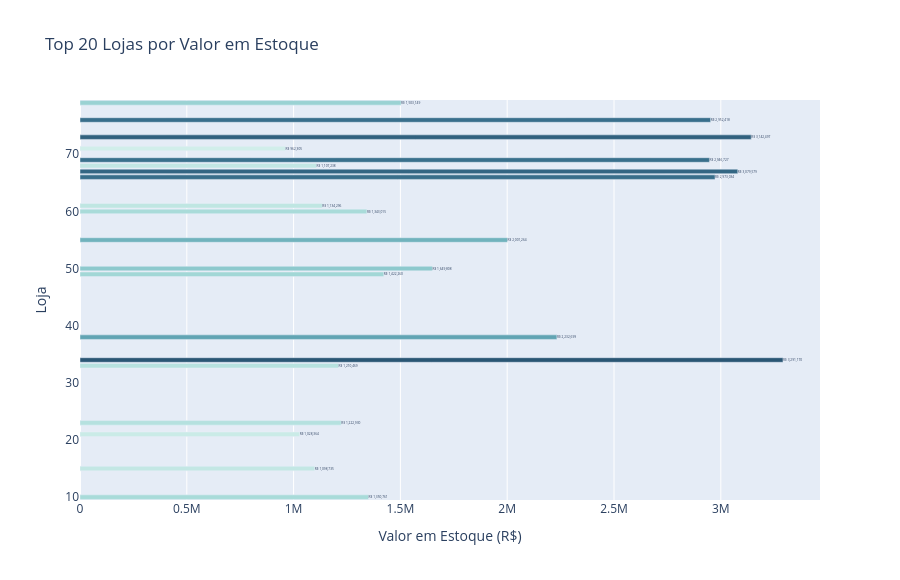

Write notebook code for a chart like this one.
### Markdown cell above
## 4. Distribuicao do Estoque por Loja

### Code cell
por_loja = beg.groupby('Store').agg(
    Produtos=('Brand', 'nunique'),
    Unidades=('onHand', 'sum'),
    Valor=('ValorEstoque', 'sum')
).reset_index().sort_values('Valor', ascending=False)

fig = px.bar(
    por_loja.head(20).sort_values('Valor'),
    x='Valor', y='Store',
    orientation='h',
    text='Valor',
    color='Valor',
    color_continuous_scale='Teal',
    title='Top 20 Lojas por Valor em Estoque',
    labels={'Store': 'Loja', 'Valor': 'Valor em Estoque (R$)'}
)
fig.update_traces(texttemplate='R$ %{text:,.0f}', textposition='outside')
fig.update_layout(height=580, coloraxis_showscale=False)
fig.show()

### Figure 1 — Plotly figure (JSON) as saved in the notebook; plotly's stock layout.template omitted (floating-point values rounded to 4 significant figures)
{"data": [{"hovertemplate": "Valor em Estoque (R$)=%{marker.color}<br>Loja=%{y}<extra></extra>", "legendgroup": "", "marker": {"color": [962300.0, 1028000.0, 1099000.0, 1107000.0, 1134000.0, 1210000.0, 1223000.0, 1343000.0, 1351000.0, 1422000.0, 1503000.0, 1650000.0, 2001000.0, 2233000.0, 2947000.0, 2952000.0, 2973000.0, 3080000.0, 3142000.0, 3291000.0], "coloraxis": "coloraxis", "pattern": {"shape": ""}}, "name": "", "orientation": "h", "showlegend": false, "text": [962300.0, 1028000.0, 1099000.0, 1107000.0, 1134000.0, 1210000.0, 1223000.0, 1343000.0, 1351000.0, 1422000.0, 1503000.0, 1650000.0, 2001000.0, 2233000.0, 2947000.0, 2952000.0, 2973000.0, 3080000.0, 3142000.0, 3291000.0], "textposition": "outside", "texttemplate": "R$ %{text:,.0f}", "type": "bar", "x": [962300.0, 1028000.0, 1099000.0, 1107000.0, 1134000.0, 1210000.0, 1223000.0, 1343000.0, 1351000.0, 1422000.0, 1503000.0, 1650000.0, 2001000.0, 2233000.0, 2947000.0, 2952000.0, 2973000.0, 3080000.0, 3142000.0, 3291000.0], "xaxis": "x", "y": [71, 21, 15, 68, 61, 33, 23, 60, 10, 49, 79, 50, 55, 38, 69, 76, 66, 67, 73, 34], "yaxis": "y"}], "layout": {"barmode": "relative", "coloraxis": {"colorbar": {"title": {"text": "Valor em Estoque (R$)"}}, "colorscale": [[0.0, "rgb(209, 238, 234)"], [0.1667, "rgb(168, 219, 217)"], [0.3333, "rgb(133, 196, 201)"], [0.5, "rgb(104, 171, 184)"], [0.6667, "rgb(79, 144, 166)"], [0.8333, "rgb(59, 115, 143)"], [1.0, "rgb(42, 86, 116)"]], "showscale": false}, "height": 580, "legend": {"tracegroupgap": 0}, "title": {"text": "Top 20 Lojas por Valor em Estoque"}, "xaxis": {"anchor": "y", "domain": [0.0, 1.0], "title": {"text": "Valor em Estoque (R$)"}}, "yaxis": {"anchor": "x", "domain": [0.0, 1.0], "title": {"text": "Loja"}}}}
